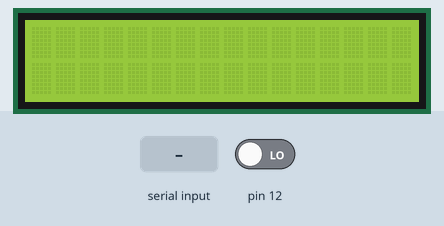
A sketch run on a simulated Arduino Uno, built with avr-gcc and run on an emulated ATmega328P. Parts: 16×2 character LCD. The inputs (shaded band) are chosen by the test bench; at power-on: pin 12 LOW. What the sketch prints to the serial monitor is not drawn.

Above: at 1.2 s.
1.3 s: "90,45,200\n" received over Serial
At 3.4 s:
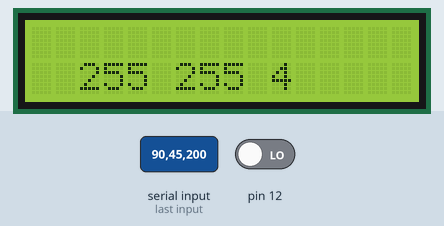
9.0 s: "90,45,200,10\n" received over Serial
At 15.9 s:
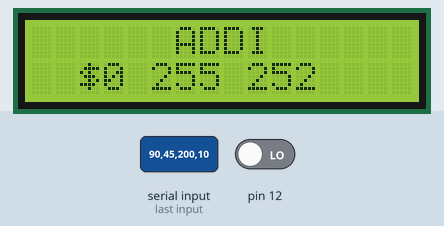
16.5 s: "1,90,45\n" received over Serial
At 22.2 s:
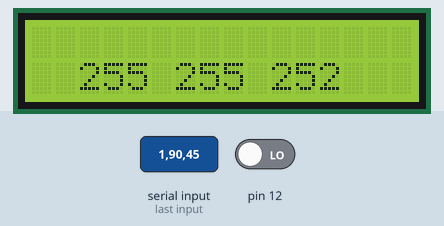
24.2 s: "30,150,10\n" received over Serial
At 28.5 s:
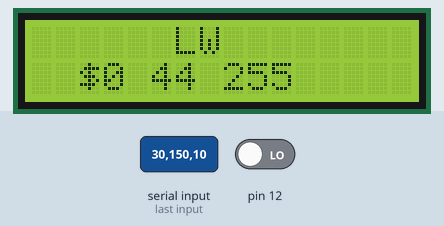
31.6 s: "1,90\n" received over Serial
At 37.2 s:
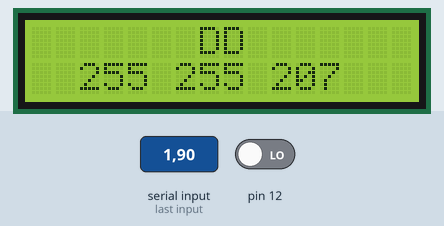
39.3 s: "2\n" received over Serial
At 43.3 s:
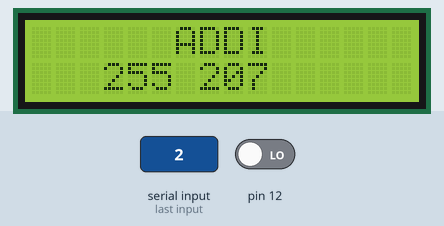
Timing chart, 0 to 44.8 s (numbered marks = the images above; inputs shaded):
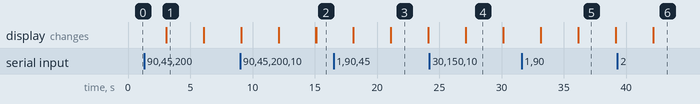

Measured:
- after the input at 1.3 s, the display: changes after 1.8 s (image 1)
- after the input at 24.2 s, the display: first differs from a run without the input after 2.9 s (image 4)
- after the input at 31.6 s, the display: first differs from a run without the input after 4.5 s (image 5)
- after the input at 39.3 s, the display: changes after 2.9 s (image 6)
- what the display in image 1 shows lasts 3.0 s, from 3.1 s to 6.1 s

The sketch:

ID.ino
```cpp
/*
 Makers: Felipe Barbalho Rocha and Raul Silveira Silva

 The circuit (LCD 16x2):
 * LCD RS pin to digital pin 9
 * LCD Enable pin to digital pin 8
 * LCD D4 pin to digital pin 5
 * LCD D5 pin to digital pin 6
 * LCD D6 pin to digital pin 3
 * LCD D7 pin to digital pin 2
 * LCD R/W pin to ground
 * LCD VSS pin to ground
 * LCD VCC pin to 5V
 * 10K resistor:
 * ends to +5V and ground
 * wiper to LCD VO pin (pin 3)
 */

#include <EEPROM.h>
#include <LiquidCrystal.h>
#include <SoftwareSerial.h>

#define CLOCK 3000

// Definicao dos pinos do LCD para exibicao das informacoes
LiquidCrystal lcd(9, 8, 5, 6, 3, 2);
// Definicao de uma segunda porta de comunicacao Serial para o Write Back
SoftwareSerial controllerSerial(10, 11); // RX, TX

// Array com as operacoes que podem ser usadas. Cada indice representa o OP code
const String operators[] = {"ADD","SUB","ADDI","LW","SW","SLL","SRL","BEQ","BNE"};
// Array com os registradores que podem ser usados. Cada indice representa a referencia do registrador na EEPROM
const String registers[] = {"$0","$s0","$s1","$s2","$s3","$s4","$s5","$s6","$s7"};

void setup(){
  // Inicia o LCD 16x2
  lcd.begin(16, 2);
  // Inicia a Serial com um baudrate de 9600bps
  Serial.begin(9600);
  // Inicia a Serial do Write Back com um baudrate de 9600bps
  controllerSerial.begin(9600);
  // Pino de notificacao de salto
  pinMode(12, INPUT);
}

// Variaveis de exibicao no LCD
String opCode = "";
String param1 = "";
String param2 = "";
String param3 = "";

// Variaveis de indentificadores de OP code, registradores e constantes
byte opCodeByte = 0;
byte param1Byte = 0;
byte param2Byte = 0;
byte param3Byte = 0;

// Flag para tratamento de salto
bool brenchFlag = false;

void loop(){
  // Verifica se houve salto e ativa a flag
  if(digitalRead(12)==1){
    controllerSerial.read();
    brenchFlag = true;
  // Verifica se houve Write Back e escreva na EEPROM
  }else if(controllerSerial.available()){
    byte address = controllerSerial.read();
    byte value = controllerSerial.read();
    writeRegister(address, value);
  }
  // Verifica se uma nova instrucao chegou pela Serial
  if(Serial.available()){
    // Se o OP code nao tiver sido lido, significa que o primeiro byte e do OP code
    if(opCode == ""){
      opCodeByte = (byte)(Serial.read()-48);
      opCode = operators[opCodeByte];
      // Se a Flag nao estiver ativada, a proxima instrucao deve ser executada
      if(!brenchFlag){
        Serial.print(opCodeByte);
      }
    }

    // Apos a leitura do OP code e verificado quais dados devem ser lidos, baseados no OP code
    switch(opCodeByte){
      case 0:
        // ADD
        param1Byte = (byte)(Serial.read()-48);
        param1 = registers[param1Byte];
        param2Byte = (byte)(Serial.read()-48);
        param2 = (String)readRegister(param2Byte);
        param3Byte = (byte)(Serial.read()-48);
        param3 = (String)readRegister(param3Byte);
        // Se a Flag nao estiver ativada, a proxima instrucao deve ser executada
        if(!brenchFlag){
          Serial.print(param1Byte);
          Serial.print((char)(param2.toInt()));
          Serial.print((char)(param3.toInt()));
        }
        break;
      case 1:
        // SUB
        param1Byte = (byte)(Serial.read()-48);
        param1 = registers[param1Byte];
        param2Byte = (byte)(Serial.read()-48);
        param2 = (String)readRegister(param2Byte);
        param3Byte = (byte)(Serial.read()-48);
        param3 = (String)readRegister(param3Byte);
        // Se a Flag nao estiver ativada, a proxima instrucao deve ser executada
        if(!brenchFlag){
          Serial.print(param1Byte);
          Serial.print((char)(param2.toInt()));
          Serial.print((char)(param3.toInt()));
        }
        break;
      case 2:
        // ADDI
        param1Byte = (byte)(Serial.read()-48);
        param1 = registers[param1Byte];
        param2Byte = (byte)(Serial.read()-48);
        param2 = (String)readRegister(param2Byte);
        param3Byte = (byte)(Serial.read()-48);
        param3 = (String)param3Byte;
        // Se a Flag nao estiver ativada, a proxima instrucao deve ser executada
        if(!brenchFlag){
          Serial.print(param1Byte);
          Serial.print((char)(param2.toInt()));
          Serial.print((char)param3Byte);
        }
        break;
      case 3:
        //LW
        param1Byte = (byte)(Serial.read()-48);
        param1 = registers[param1Byte];
        param2Byte = (byte)Serial.read();
        param2 = (String)param2Byte;
        param3Byte = (byte)(Serial.read()-48);
        param3 = (String)readRegister(param3Byte);
        // Se a Flag nao estiver ativada, a proxima instrucao deve ser executada
        if(!brenchFlag){
          Serial.print(param1Byte);
          Serial.print((char)param2Byte);
          Serial.print((char)(param3.toInt()));
        }
        break;
      case 4:
        // SW
        param1Byte = (byte)(Serial.read()-48);
        param1 = (String)readRegister(param1Byte);
        param2Byte = (byte)Serial.read();
        param2 = (String)param2Byte;
        param3Byte = (byte)(Serial.read()-48);
        param3 = (String)readRegister(param3Byte);
        // Se a Flag nao estiver ativada, a proxima instrucao deve ser executada
        if(!brenchFlag){
          Serial.print((char)(param1.toInt()));
          Serial.print((char)param2Byte);
          Serial.print((char)(param3.toInt()));
        }
        break;
      case 5:
        // SLL
        param1Byte = (byte)(Serial.read()-48);
        param1 = registers[param1Byte];
        param2Byte = (byte)(Serial.read()-48);
        param2 = (String)readRegister(param2Byte);
        param3Byte = (byte)(Serial.read()-48);
        param3 = (String)param3Byte;
        // Se a Flag nao estiver ativada, a proxima instrucao deve ser executada
        if(!brenchFlag){
          Serial.print(param1Byte);
          Serial.print((char)(param2.toInt()));
          Serial.print((char)param3Byte);
        }
        break;
      case 6:
        // SRL
        param1Byte = (byte)(Serial.read()-48);
        param1 = registers[param1Byte];
        param2Byte = (byte)(Serial.read()-48);
        param2 = (String)readRegister(param2Byte);
        param3Byte = (byte)(Serial.read()-48);
        param3 = (String)param3Byte;
        // Se a Flag nao estiver ativada, a proxima instrucao deve ser executada
        if(!brenchFlag){
          Serial.print(param1Byte);
          Serial.print((char)(param2.toInt()));
          Serial.print((char)param3Byte);
        }
        break;
      case 7:
        // BEQ
        param1Byte = (byte)(Serial.read()-48);
        param1 = (String)readRegister(param1Byte);
        param2Byte = (byte)(Serial.read()-48);
        param2 = (String)readRegister(param2Byte);
        param3Byte = (byte)(Serial.read()-48);
        param3 = (String)param3Byte;
        // Se a Flag nao estiver ativada, a proxima instrucao deve ser executada
        if(!brenchFlag){
          Serial.print((char)(param1.toInt()));
          Serial.print((char)(param2.toInt()));
          Serial.print((char)param3Byte);
        }
        break;
      default:
        // BNE
        param1Byte = (byte)(Serial.read()-48);
        param1 = (String)readRegister(param1Byte);
        param2Byte = (byte)(Serial.read()-48);
        param2 = (String)readRegister(param2Byte);
        param3Byte = (byte)(Serial.read()-48);
        param3 = (String)param3Byte;
        // Se a Flag nao estiver ativada, a proxima instrucao deve ser executada
        if(!brenchFlag){
          Serial.print((char)(param1.toInt()));
          Serial.print((char)(param2.toInt()));
          Serial.print((char)param3Byte);
        }
    }
    // Se a Flag nao estiver ativada, a proxima instrucao deve ser exibida no LCD
    if(!brenchFlag){
      lcd.clear();
      lcd.setCursor(6,0);
      lcd.print(opCode);
      lcd.setCursor(2,1);
      lcd.print(param1 + " " + param2 + " " + param3);
    }
    brenchFlag = false;
  }

  // Limpa as variaveis de leitura
  opCode = "";
  param1 = "";
  param2 = "";
  param3 = "";

  // Aguarda um tempo para a proxima interaca do pipeline
  delay(CLOCK);
  // Limpa o LCD
  lcd.clear();
}

/*
 * Guarda um valor em um registrador na EEPROM
 * @param address Byte com o endereco do registrador na EEPROM
 * @param value Byte com o conteudo a ser gravado
 */
void writeRegister(byte address, byte value){
  EEPROM.write(address, value);
}

/*
 * Le um valor o valor de um registrador na EEPROM
 * @param address Byte com o endereco do registrador na EEPROM
 * @return Byte com o conteudo do registrador
 */
byte readRegister(byte address){
    byte value = EEPROM.read(address);
    return value;
}
```
